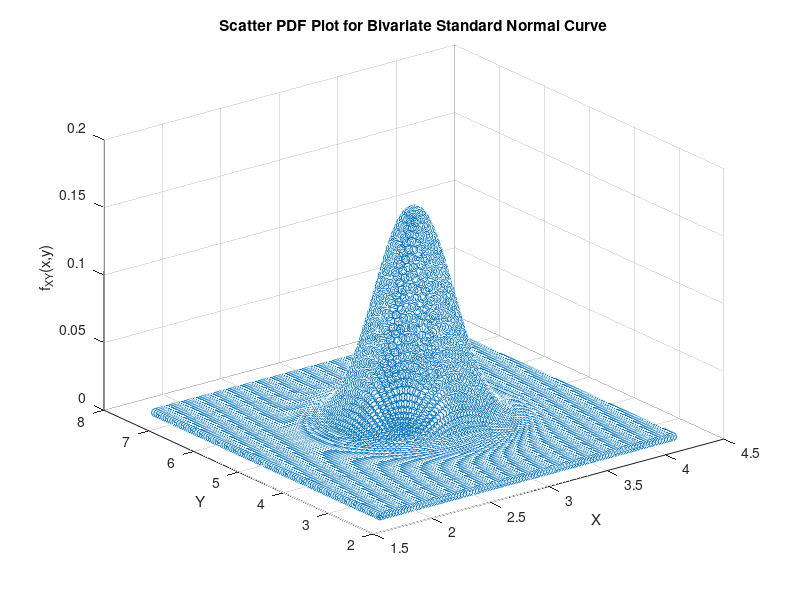
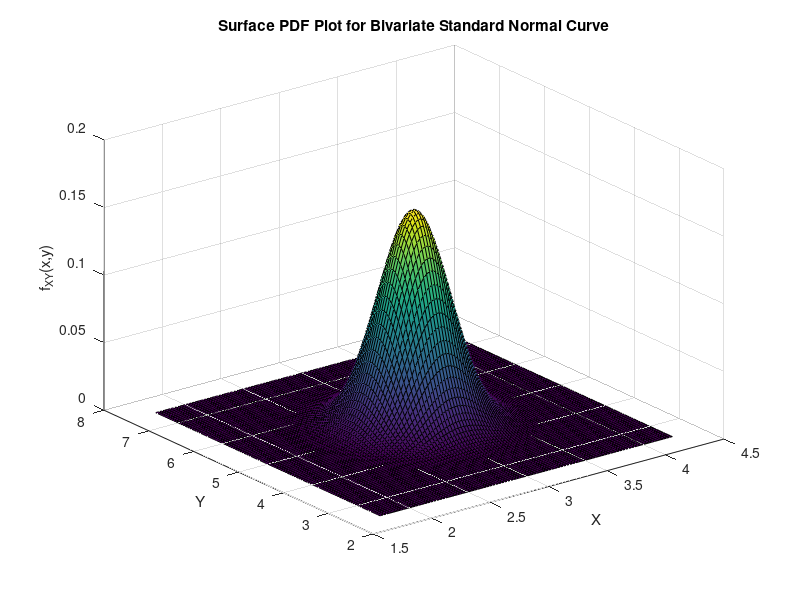
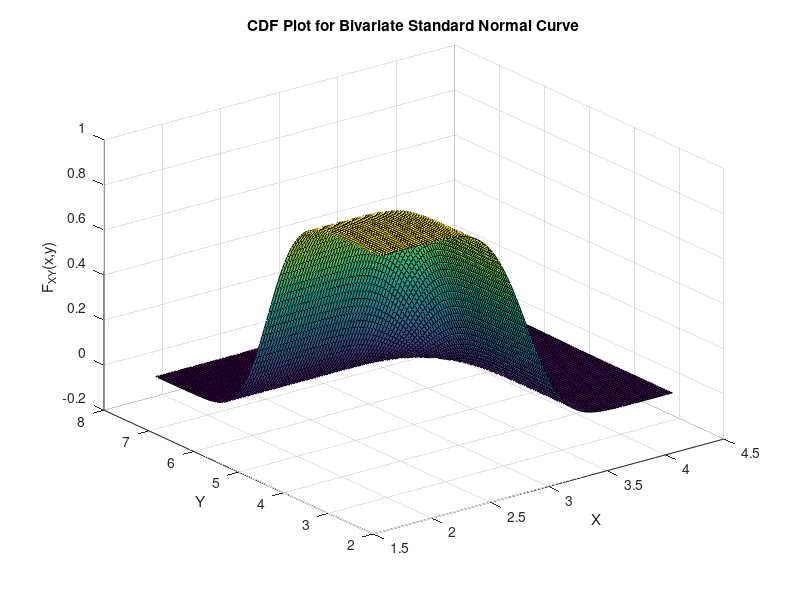

Source code (MATLAB) for these figures, in order:
clear 
clc

mx = 3;
my = 5;
stdx = 0.25;
stdy = 0.5;

xlim = linspace(mx-(5*stdx),mx+(5*stdx),100);
ylim = linspace(my-(5*stdy),my+(5*stdy),100);


[x ,y] = meshgrid(xlim,ylim);

X = (x-mx)./stdx;
Y = (y-my)./stdy;

fxy = (1/(2*pi)) * exp(-(1/2) * (X.^2 + Y.^2));

Fxy = @(x,y)((1/(2*pi)) * exp(-(1/2) * (x.^2 + y.^2)));
cdf = zeros(size(X));

for i = 1:size(X)
    for j = 1:size(Y)
        cdf(i,j) = integral2(Fxy,mx-(5*stdx),X(1,i),my-(5*stdy),Y(j,1));
    end
end

figure(1)
scatter3(x(:),y(:),fxy(:));
title('Scatter PDF Plot for Bivariate Standard Normal Curve');
zlabel('f_{XY}(x,y)');
xlabel('X');
ylabel('Y');

figure(2)

surf(x,y,fxy);
title('Surface PDF Plot for Bivariate Standard Normal Curve');
zlabel('f_{XY}(x,y)');
xlabel('X');
ylabel('Y');

figure(3)

surf(x,y,cdf);
title('CDF Plot for Bivariate Standard Normal Curve');
zlabel('F_{XY}(x,y)');
xlabel('X');
ylabel('Y');



